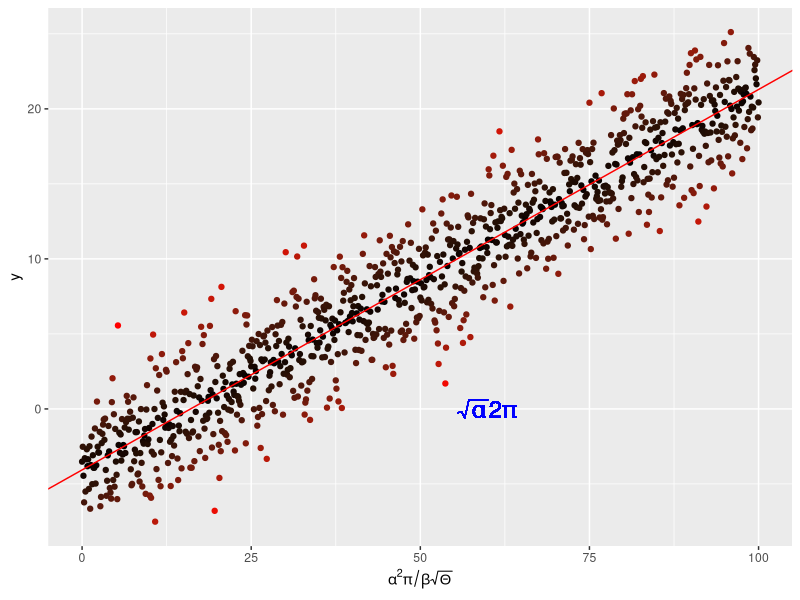

Here is the R script that generated this plot: (Note: this script raises an error after producing the figure.)
## Plots a scatterplot of random numbers and adds a regression line using ggplots

# Author: Rachel Bates (r.bates18@imperial.ac.uk)
# Version: 0.0.1

## Clear the directory ##

rm(list=ls())

## Packages ##

require(ggplot2)

###############

x <- seq(0, 100, by = 0.1)
y <- -4. + 0.25 * x +
  rnorm(length(x), mean = 0., sd = 2.5)

# and put them in a dataframe
my_data <- data.frame(x = x, y = y)

# perform a linear regression
my_lm <- summary(lm(y ~ x, data = my_data))

# plot the data
p <-  ggplot(my_data, aes(x = x, y = y,
                          colour = abs(my_lm$residual))
             ) +
  geom_point() +
  scale_colour_gradient(low = "black", high = "red") +
  theme(legend.position = "none") +
  scale_x_continuous(
    expression(alpha^2 * pi / beta * sqrt(Theta)))

# add the regression line
p <- p + geom_abline(
  intercept = my_lm$coefficients[1][1],
  slope = my_lm$coefficients[2][1],
  colour = "red")
# throw some math on the plot
p <- p + geom_text(aes(x = 60, y = 0,
                       label = "sqrt(alpha) * 2* pi"), 
                       parse = TRUE, size = 6, 
                       colour = "blue")


pdf("../Output/MyLinReg.pdf", # Open blank pdf page using a relative path
    9, 10)
# Prints the created ggplot to the pdf
print(p)
graphics.off()
